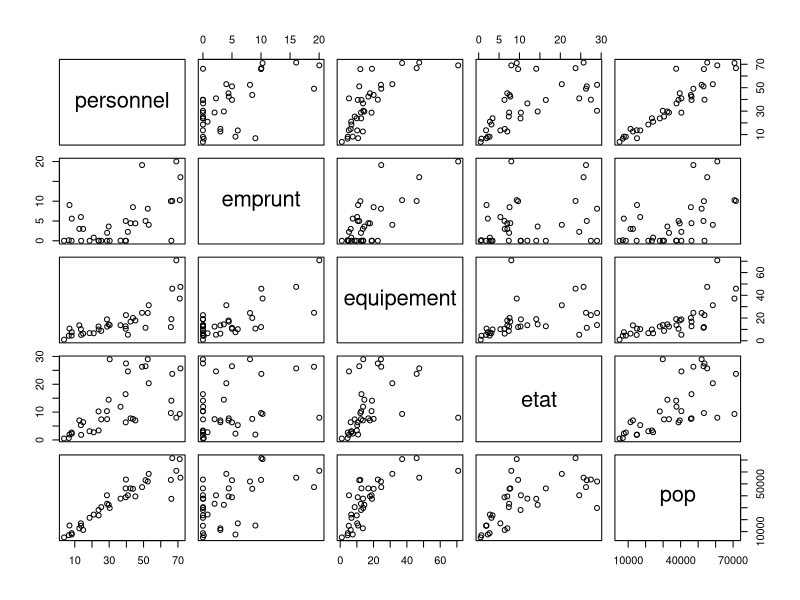

Write the R code that produced this figure. (Note: this script raises an error after producing the figure.)
# obtenir une matrice numérique pour faire l'ACP
getwd()
data <- read.csv("baseMultivarieSel.csv")
head(data,5)
# filtrer sur le 93
data <- data  [data$dpt == 93,]
row.names(data)
data <- data [,-1]
row.names(data) <- data$commune
# filtrer valeurs, par exemple petites depenses perso
data <- data [data$personnel < 80,]
# script ACP

####################
#####script cours 10
#####################
head(data)
data <- data [, -1]
row.names(data)
summary(data)
cor(data)
pairs(data)

tab <- table(group$id)
barplot(tab)
# ACP analyse en composante principale
res <- prcomp(data, scale. = TRUE)
plot(res)
biplot(res)
# matrice des distances
ddata <- dist(data)
cah <- hclust(ddata)
plot(cah)
#Dendrogramme avec matérialisation des groupes
plot(cah)
rect.hclust(cah,k=4)
groupes.cah <- cutree(cah,k=4)
print(sort(groupes.cah))